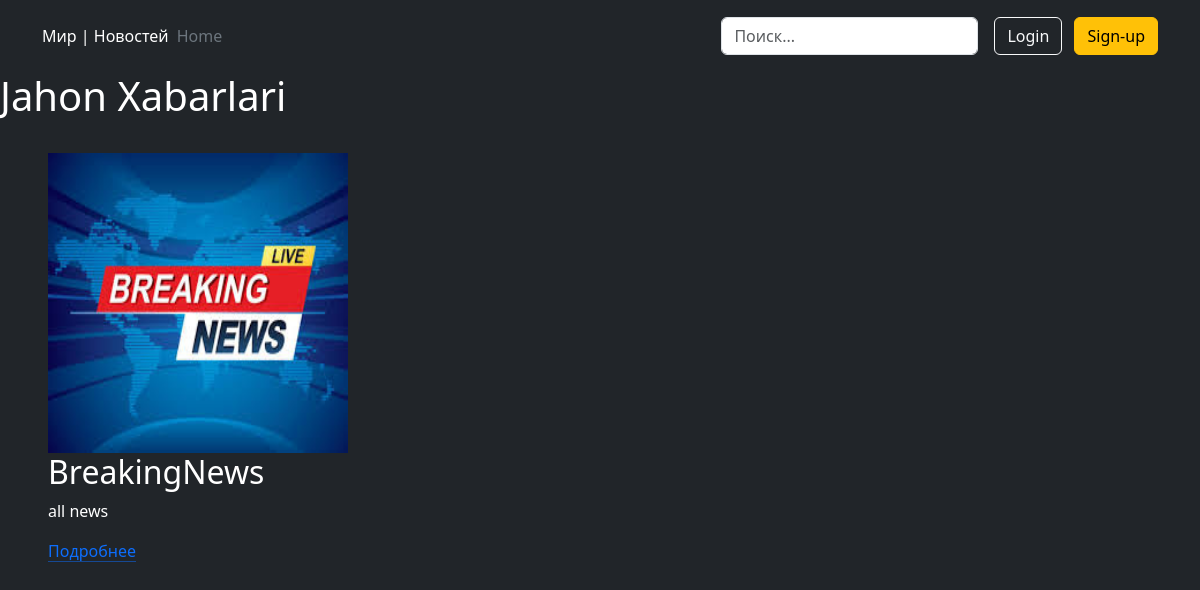
Page /category/1 on the committed database.
### index/models.py (models this page shows)
class Category(models.Model):
    category_name = models.CharField(max_length=64)
    added_date = models.DateTimeField(auto_now_add=True)
    def __str__(self):
        return str(self.category_name)

class News(models.Model):
    news_name = models.CharField(max_length=256)
    news_zogolovok = models.TextField()
    news_osnovnoytext = models.TextField()
    news_photo = models.ImageField(upload_to='media')
    news_category = models.ForeignKey(Category, on_delete=models.CASCADE)
    added_date = models.DateTimeField(auto_now_add=True)
    def __str__(self):
        return str(self.news_name)

### index/views.py (the view)
# urls.py: path('category/<int:pk>', views.category_page),
def category_page(request, pk):
    category = Category.objects.get(id=pk)
    news = News.objects.filter(news_category=category)
    context = {'category': category, 'news': news}
    return render(request, 'category.html', context)

### index/templates/category.html (shortened to what this page needs)
<!DOCTYPE html>
<html lang="ru">
<link rel="stylesheet" href="https://cdn.jsdelivr.net/npm/bootstrap@5.3.3/dist/css/bootstrap.min.css">
<head>
</head>
<body class="bg bg-dark">
<header class="p-3 bg-dark text-white">
    <div class="container">
      <div class="d-flex flex-wrap align-items-center justify-content-center justify-content-lg-start">
        <a href="/" class="d-flex align-items-center mb-2 mb-lg-0 text-white text-decoration-none">
          Мир | Новостей
        </a>
        <ul class="nav col-12 col-lg-auto me-lg-auto mb-2 justify-content-center mb-md-0">
          <li><a href="/" class="nav-link px-2 text-secondary">Home</a></li>
        </ul>
        <form class="col-12 col-lg-auto mb-3 mb-lg-0 me-lg-3">
          <input type="search" class="form-control form-control-dark" placeholder="Поиск..." aria-label="Поиск">
        </form>
        <div class="text-end">
          <button type="button" class="btn btn-outline-light me-2">Login</button>
          <button type="button" class="btn btn-warning">Sign-up</button>
        </div>
      </div>
    </div>
  </header>
<h1 class="text-white">{{ category }}</h1>
<hr>
 <div class="row g-4 py - 5 px-5 row-cols-1 row-cols-lg-3">
        {% for p in news %}
      <div class="feature col">
          <img src="{{ p.news_photo.url }}" alt="{{ p }}" width="300" height="300">
        <h2 class="text-white">{{ p.news_name }}</h2>
        <p class="text-white">{{ p.news_zogolovok }}</p>
        <a href="/news/{{ p.id }}" class="icon-link">
          Подробнее
        </a>
      </div>
        {% endfor %}
    </div>
</body>
</html>

### rows in the picture
Category: category_name "Jahon Xabarlari"
News: news_photo (picture), news_name "BreakingNews", news_zogolovok "all news"
